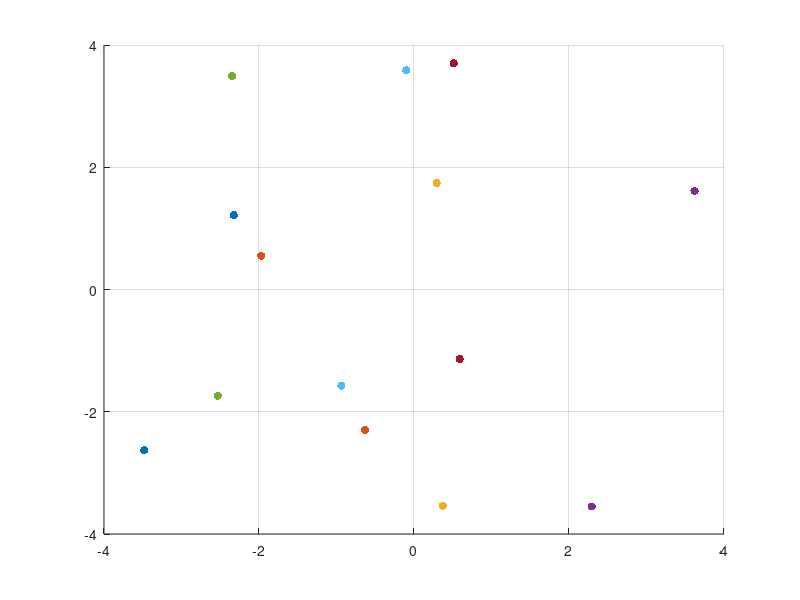

This chart was generated by the following MATLAB code: (Note: this script raises an error after producing the figure.)
clear all
close all

% TODO
% -- make sure that the simulated human can't go outside of the compute
% grid
% -- add in saving functionality for data

%% Random seed.
rng(13);

%% Simulated human params.

% Velocity
v = 0.6;

% Control bounds
uRange = [-pi; pi];

% Known human goal locations. 
goals = {[2; 2], [2; -2]}; 

% True goal that human is going to.
trueGoal = goals(1);

% Grid
grid_min = [-4; -4];  % Lower corner of computation domain
grid_max = [4; 4];     % Upper corner of computation domain

% Grid cell size.
r = 0.1;
dt = r / v;

% Plot for debugging?
plot = true;

% Number of cells to divide x and y into.
num_init_cells = 4;
init_res_x = (grid_max(1) - grid_min(1))/num_init_cells;
init_res_y = (grid_max(2) - grid_min(2))/num_init_cells;

x = grid_min(1):init_res_x:grid_max(1);
y = grid_min(2):init_res_y:grid_max(2);
cell_bounds = {};
for yi = y(1:end-1)
    for xi = x(1:end-1)
        if (xi == goals{1}(1) && yi == goals{1}(2)) || ...
                xi == goals{2}(1) && yi == goals{2}(2)
            continue;
        end
        cell_bounds{end+1} = [xi; yi; xi+init_res_x; yi+init_res_x];
    end
end

%% Setup simulation conditions.

% Set of standard deviations of the simulated human action.
human_sigmas = [0, pi/4, pi/2, 3*pi/4, pi];

% (Randomly sample) set of initial conditions from where to simulate the human. 
human_init_conds = {};
for i=1:length(cell_bounds)
    bounds = cell_bounds{i};
    % generate random number in the interval (a,b) with 
    % the formula r = a + (b-a) .* rand(1,1).
    rx = bounds(1) + (bounds(3)-bounds(1)) * rand(1,1);
    ry = bounds(2) + (bounds(4)-bounds(2)) * rand(1,1);
    human_init_conds{end+1} = [rx; ry];
    
    if plot
        hold on;
        scatter(rx, ry, 'filled');
    end
end
if plot
    xlim([grid_min(1), grid_max(1)]);
    ylim([grid_min(2), grid_max(2)]);
    set(gca,'xtick',x);
    set(gca,'ytick',y);
    grid on
end

%% Setup simulation.

% Number of simulation steps. (real sim time = T*dt)
simT = 80;

%% Generate the simulated data!
for sigma = human_sigmas
    bla = 1;
    for init_state = human_init_conds
        x0 = init_state{1};
        
        % Create simulated human.
        human = GaussianGoalHuman(x0, v, sigma, uRange, trueGoal);
        
        % State. 
        xcurr = x0;
        human_states = {};
        times = [];
        
        if plot
            figure
            hold on
        end
        % Main simulation loop!
        for t=1:simT
            if plot
                scatter(xcurr(1), xcurr(2), 'filled');
            end 
            
            % Store current state.
            human_states{end+1} = xcurr;
            times(end+1) = (t-1)*dt;
            
            % Forward simulate human. 
            [xnext, ucurr] = human.simulate(xcurr, t*dt, dt);
            xcurr = xnext;
        end
        
        if plot
            scatter(trueGoal{1}(1), trueGoal{1}(2), 'r');
            xlim([grid_min(1), grid_max(1)]);
            ylim([grid_min(2), grid_max(2)]);
            set(gca,'xtick',x);
            set(gca,'ytick',y);
            grid on
            pause(0.5);
        end
    end
end
